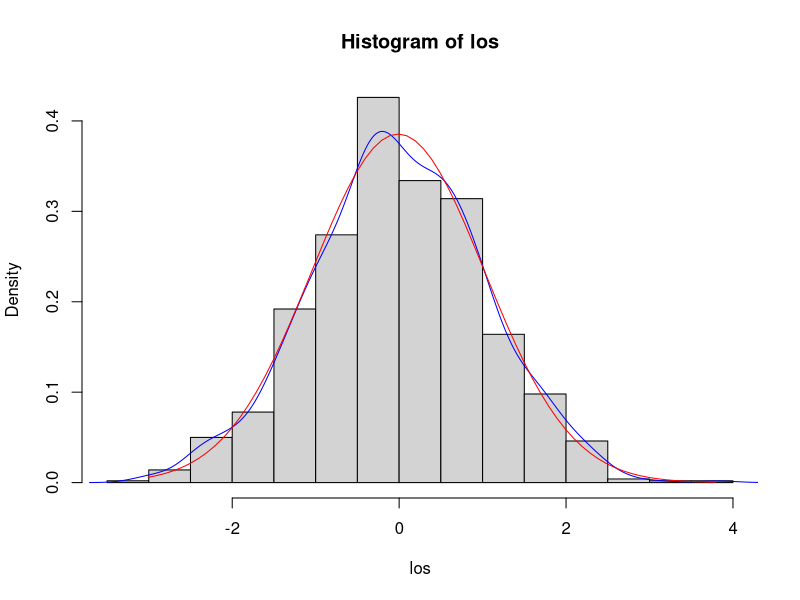
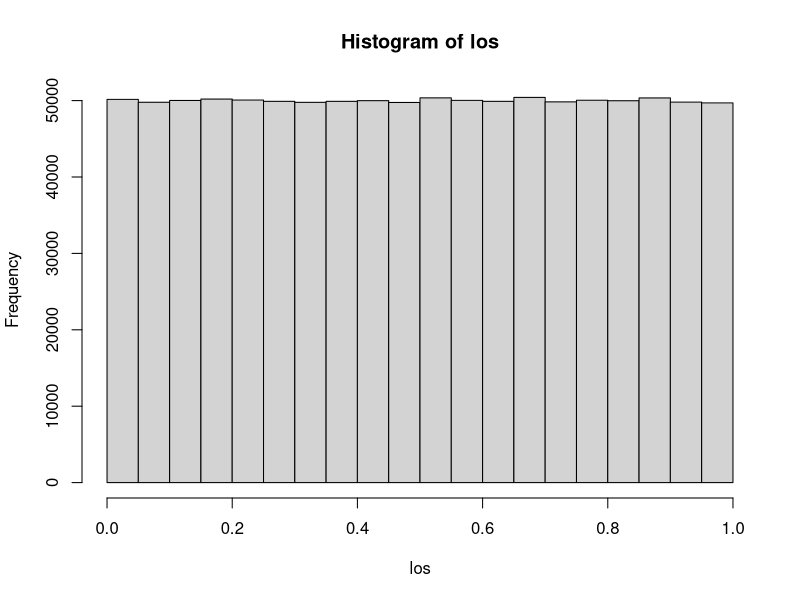
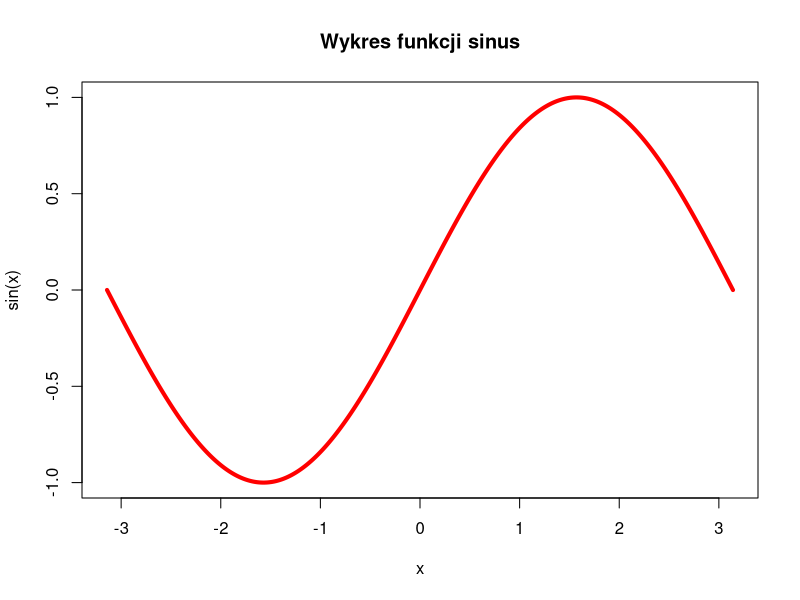

Source code (R) for these figures, in order:
#################### Cwiczenia 1 - Wprowadzenie do R ####################

#Pomoc
help("plot")
?plot

#Wyszukanie słowa w pomocy
help.search('linear model')
??'linear model'

#Wyszukiwanie pomocy na stronie WWW
RSiteSearch('linear model') 

#instalowanie/ładowanie biblioteki
install.packages("ggplot2")
library('lubridate')

#################################################
#skalary
liczba<-145
liczba

liczba2<-359
liczba2
liczba2<-433
liczba2

kolejna.liczba<-liczba^2
kolejna.liczba
liczba3<-(liczba2*3 + 532)/5
liczba3

ls() #lista obiektow w pamieci
rm(liczba) #usuniecie obiektu z pamieci
rm(list=ls()) #usuwanie wszystkich objektów

#################################################
#wektory

wektor<-c(4,7,23.5,76.2,80)
wektor
length(wektor) #dlugosc wektora
mode(wektor) #typ obiektu

wektor.stringow<-c(4,7.5,25,72,80,"slowo")
wektor.stringow
wektor.stringow=as.numeric(wektor.stringow[1:4]) #konwertwanie wektora character do numeric
mode(wektor.stringow)
wektor.stringow[2]
wektor.stringow[1]<-'Witaj swiecie'
wektor.stringow

wektor.z.pusta.dana<-c(1,23,NA,444)
wektor.z.pusta.dana
mode(wektor.z.pusta.dana)
wektor.logiczny<-c(T,F,NA,TRUE,FALSE)
wektor.logiczny
mode(wektor.logiczny)

nowy.wektor<-vector(length=6) #utworzenie pustego wektora o dlugosci 6
nowy.wektor
length(nowy.wektor)
nowy.wektor[2]<-45
nowy.wektor


#operacje na wektorach
w<-c(4,36,6,2,6,5,6,2,4.6)
k<-sqrt(w) #pierwiastek kwadratowy
w
k
sort(w,decreasing =FALSE) #posortowanie wartosci wektora
unique(w) #wartosci unikatowe w wektorze
length(unique(w))
sort(unique(w))

w1<-c(5,5.5,2)
w2<-c(3,12,5.2)
w1+w2

w1<-c(1,2,3,4)
w2<-c(10,100)
w1+w2

w1<-c(1,2,3,4)
w2<-c(10,100,1000)
w1+w2


#czynniki
plec<-c('dz','ch','dz','dz','ch','ch','dz','ch','dz','dz')
plec

table(plec) #wyswietlenie danych w postaci tabelarycznej
prop.table(table(plec)) #czestosci

wiek<-c('>18','<18','<18','<18','<18','>18','>18','>18','>18','>18')
wiek
t<-table(plec,wiek)
t
prop.table(t)

margin.table(t,1)
margin.table(t,2)

prop.table(t,1)
prop.table(t,2)


#################################################
#ciagi arytmetyczne

licznik<-1:10
licznik
10:0

seq(-1,1,0.1) #poczatek, koniec, interwal

seq(from=-1,to=1,length=21)
seq(length=21,from=-1,by=0.1)

rep(1,5)
rep('Witaj',3)
rep(1:2,3)
rep(1:2,each=3)


#################################################
#indeksowanie

x<-c(40,0,-43,44,-61,465,9502,-56)
x>0
x[x>0]
x[x<=-52|x > 55]
x[x>33&x < 111]
x[c(7,4,6)]
x[1:5]
y<-c(1,3)
y
x[y]

x[-1] #usuniecie pierwszego wyrazu
x[-c(4,6)]
x[-(1:3)]

#################################################
#generowanie liczb pseudolosowych

set.seed(1) #ustawienie ziarna losowania
los<-rnorm(1000) #wygenerowanie 1000 liczb pseudolosowych
hist(los,freq=0) #narysowanie histogramu, freq=0 pokazuje czestosci a nie liczebnosci
lines(density(los),col="blue") #dodanie gestosci prawdopodobienstwa
mean(los) #srednia
sd(los) #odchylenie standardowe
x=seq(from=min(los),to=max(los),by=0.1)
wart.f.gestosci=dnorm(x,mean=mean(los),sd=sd(los)) #tworzy funkcje gestosci
lines(x,wart.f.gestosci,col="red") #dorysowanie linii do wykresu

los<-runif(10^6) #rozklad jednostajny
hist(los) #xlim ogranicza wartosci osi OX

###################################################
wiek<-c(18,20,33,22)
names(wiek)<-c('Ania','Adam','Karol','Franek') #nadanie nazw kolumn
wiek

wiek2<-c(Anna=18,Adam=20,Karol=33,Franek=22)
wiek2
wiek==wiek2
all(wiek==wiek2)

wiek['Adam']
wiek[c('Franek','Adam')]
wiek2['Anna']=19
wiek==wiek2
all(wiek==wiek2)
any(wiek==wiek2)
wiek!=wiek2
any(wiek!=wiek2)

#################################################
#macierze i tablice

ciag.liczb<-c(5,3,6,7,3,4,6,2,8,3)
ciag.liczb
length(ciag.liczb)
dim(ciag.liczb) #sprawdzanie wymiaru
dim(ciag.liczb)<-c(2,5) #nadawanie wymiaru
ciag.liczb

macierz<-matrix(c(5,3,6,7,3,4,6,2,8,3),2,5)
macierz

macierz2<-matrix(c(5,3,6,7,3,4,6,2,8,3),2,5,byrow=TRUE)
macierz2

macierz2[2,3]
macierz2[1,-3] #pierwszy wiersz bez trzeciej kolumny
macierz2[,-3] #macierz bez trzeciej kolumny

macierz<-matrix(c(4,2,6,7,3,4,5,1,7,2),2,5)
macierz
cbind(c(4,7),macierz[,4]) #laczenie kolumn
macierz2<-matrix(rep(1,20),4,5)
macierz2
macierz3<-rbind(macierz[1,],macierz2[3,])
macierz3

macierz
macierz2<-matrix(c(12,4,3,2,3,65,32,7,4,78),2,5)
macierz2
macierz+macierz2 #dodawanie macierzy
macierz*macierz2 #mnozenie odpowiadajacych wyrazow
t(macierz2) #transpozycja macierzy
macierz%*%t(macierz2) #mnozenie macierzy (standardowe)


#################################################
#Wykresy
x=seq(-pi,pi,length=10^5)
plot(x,sin(x), type="l", ylab="sin(x)",main="Wykres funkcji sinus",col="red",lwd=4)


#################################################
#Petla FOR
for (i in 1:10)
{
  print(i)
}

#Petla IF
predkosc=70
if(predkosc>50) {
  mandat=1000} else {
    mandat=0}
cat("mandat:",mandat)

#Funkcje
c.to.f<-function(c_temp){
  f_temp<-c_temp*1.8+32
  return(f_temp)
}

c.to.f(100)

#Zadanie 1
#Oblicz sume liczb naturalnych 0-100

#Zadanie 2
#Zmodyfikuj poniższy kod uwzgledniajac 4 progi mandatu 
#(wykorzystaj warunek else if):
#predkosc <= 50, mandat=0
#50<predkosc<=70, mandat=100
#70<predkosc<=90, mandat=200
#predkosc>90, mandat=300
predkosc=70
if(predkosc>50) {
  mandat=1000} else {
    mandat=0}
cat("mandat:",mandat)

#Zadanie 3 - Liczby Fibonacciego (kolejna liczba jest sumš dwóch poprzednich)
#Napisz funkcje ktora obliczy wartosc n-tej liczby Fibonacciego

#Zadanie 4
#Zsumuj wszystkie liczby podzielne przez 3 lub 5 w przedziale 1 do 1000; wykorzystaj operator '%%'

# Zadanie 5
#Napisz funkcje, ktora liczy roznice pomiedzy suma kwadratow pierwszych 100 
#liczb naturalnych oraz kwadratem sumy 100 liczb naturalnych.

# Zadanie 6*
#Napisz funkcję która wypisuje wszystkie liczby pierwsze w zakresie od 0 do n

#ROZWIAZANIA
#1
suma=0
for (i in 0:100) {
  suma=suma+i
}
print(suma)
#2

predkosc=100
if(predkosc<=50) {
  mandat=0
} else if (predkosc>50 && predkosc<=70) {
  mandat=100
} else if (predkosc>70 && predkosc<=90) {
  mandat=200
} else {
  mandat=300
}
cat("mandat:",mandat)

wartosc.mandatu<-function(predkosc){
  if(predkosc>90) {
    mandat<-300} else if(predkosc>70){
    mandat<-200} else if(predkosc>50){
    mandat<-100} else {
      mandat=0}
  cat("mandat:",mandat)
}
wartosc.mandatu(220)

#4
suma=0
for (i in 1:1000){
  if(i%%3|i%%5){
    suma=suma+i
  }
}
suma
#5
sum_of_squares=0
for (i in 1:100){
  sum_of_squares<-sum_of_squares+i^2
}
sum_of_squares

sum=0
for (i in 1:100){
  sum<-sum+i
}
square_of_sum<-sum^2

result<-sum_of_squares-square_of_sum
result

#alternatywnie
sum((1:100)^2)-sum(1:100)^2

#Praca domowa dla chętnych: rozwiąż zadanie 3 oraz 6
